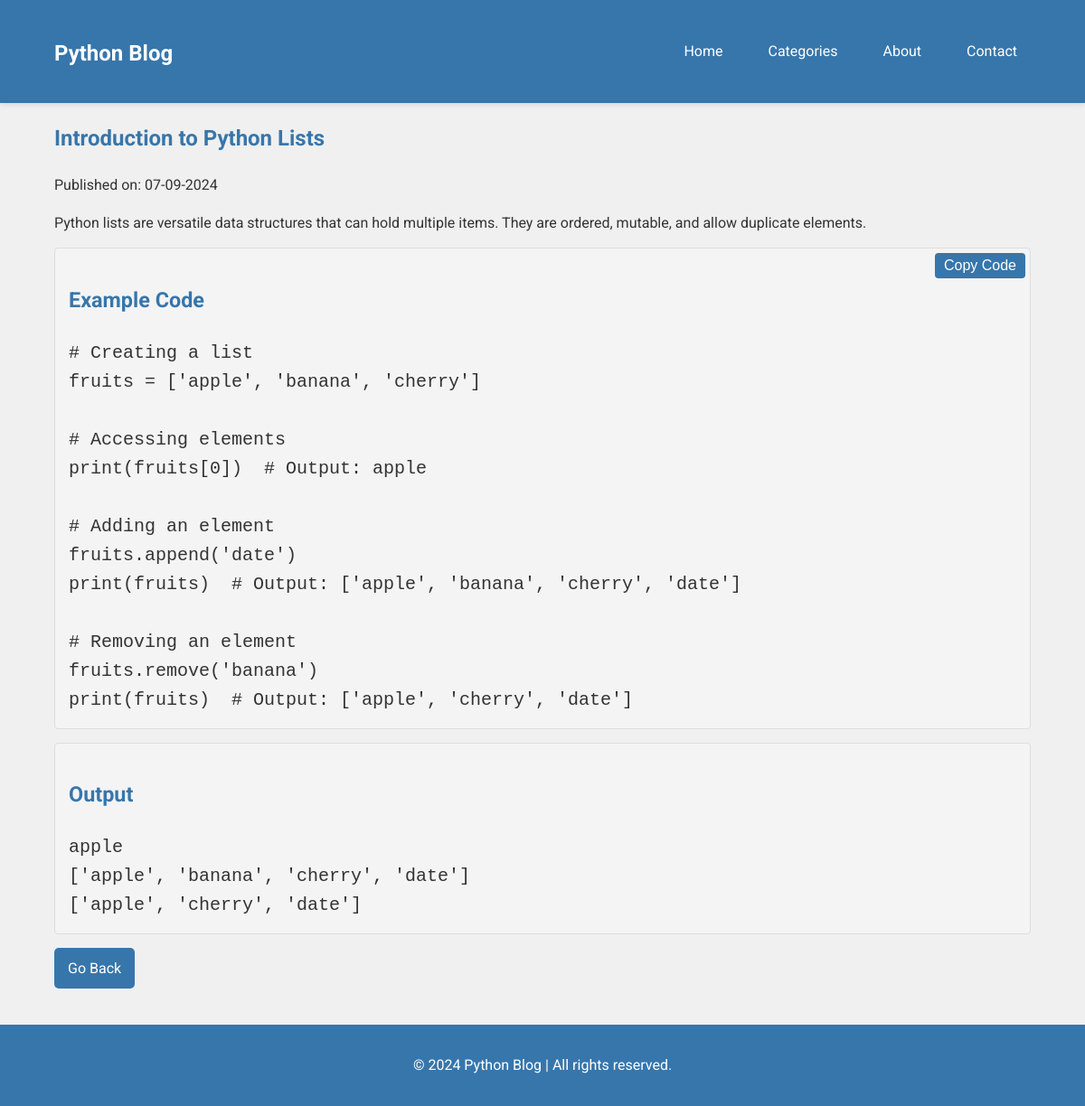
/post/6, run on the app's committed database.
### app/models.py (models this page shows, shortened)
class BlogPost(db.Model):
    id = db.Column(db.Integer, primary_key=True)
    title = db.Column(db.String(100), nullable=False)
    content = db.Column(db.Text, nullable=False)
    code = db.Column(db.Text)
    output = db.Column(db.Text)
    date_posted = db.Column(db.DateTime, nullable=False, default=datetime.utcnow)

### app/routes.py (the view)
@app.route('/post/<int:post_id>')
def post(post_id):
    post = BlogPost.query.get_or_404(post_id)
    return render_template('blog_post.html', post=post)

### app/templates/blog_post.html (shortened to what this page needs)
{% extends "base.html" %} {% block content %}
<article class="post">
  <h1>{{ post.title }}</h1>
  <p class="post-date">
    Published on: {{ post.date_posted.strftime('%d-%m-%Y') }}
  </p>
  <div class="post-content">{{ post.content | safe }}</div>
  {% if post.code %}
  <div class="code-block">
    <h3>Example Code</h3>
    <pre><code class="language-python">{{ post.code }}</code></pre>
    <button class="copy-btn" data-clipboard-target=".code-block code">
      Copy Code
    </button>
  </div>
  {% endif %} {% if post.output %}
  <div class="output-block">
    <h3>Output</h3>
    <pre><code>{{ post.output }}</code></pre>
  </div>
  {% endif %}
</article>
<a href="{{ url_for('index') }}" class="btn">Go Back</a>
{% endblock %}

### app/static/css/style.css (style rules this page uses)
:root { --primary-color: #3776ab; --secondary-color: #ffd43b; --background-color: #f0f0f0; --text-color: #333; --nav-hover-color: #1d4166; }
body { font-family: "Roboto", sans-serif; line-height: 1.6; margin: 0; padding: 0; background-color: var(--background-color); color: var(--text-color); }
h1, h2, h3, h4, h5, h6 { color: var(--primary-color); }
.btn { display: inline-block; background: var(--primary-color); color: white; padding: 10px 15px; border: none; border-radius: 5px; text-decoration: none; font-size: 1rem; transition: background-color 0.3s ease, transform 0.3s ease; }
.code-block, .output-block { background-color: #f4f4f4; border: 1px solid #ddd; border-radius: 4px; padding: 15px; margin: 15px 0; position: relative; font-size: 20px; }
.code-block pre, .output-block pre { margin: 0; white-space: pre-wrap; }
.copy-btn { position: absolute; top: 5px; right: 5px; background-color: #3776ab; color: white; border: none; border-radius: 4px; padding: 5px 10px; cursor: pointer; font-size: 0.8em; }

### data on the page
BlogPost: title "Introduction to Python Lists", date_posted "07-09-2024", content "Python lists are versatile data structures that can hold multiple items. They are ordered, mutable, and allow duplicate elements.", code "# Creating a list fruits = ['apple', 'banana', 'cherry'] # Accessing elements print(fruits[0]) # Output: apple # Adding an element fruits.append('date') print(fruits) # Output: ['apple', 'banana', 'cherry', 'date'] # Removing an element fruits.remove('banana') print(fruits) # Output: ['apple', 'cherry', 'date']", output "apple ['apple', 'banana', 'cherry', 'date'] ['apple', 'cherry', 'date']"
